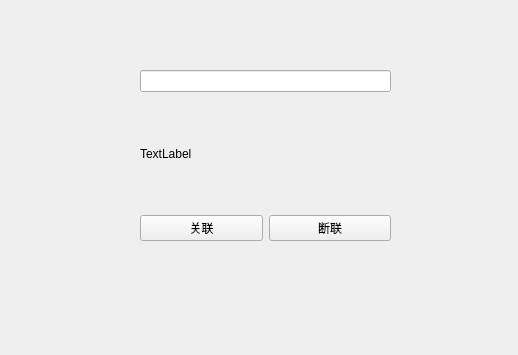
<?xml version="1.0" encoding="UTF-8"?>
<ui version="4.0">
 <class>Widget</class>
 <widget class="QWidget" name="Widget">
  <property name="geometry">
   <rect>
    <x>0</x>
    <y>0</y>
    <width>518</width>
    <height>355</height>
   </rect>
  </property>
  <property name="windowTitle">
   <string>Widget</string>
  </property>
  <widget class="QWidget" name="verticalLayoutWidget">
   <property name="geometry">
    <rect>
     <x>140</x>
     <y>70</y>
     <width>251</width>
     <height>171</height>
    </rect>
   </property>
   <layout class="QVBoxLayout" name="verticalLayout">
    <item>
     <widget class="QLineEdit" name="lineEdit"/>
    </item>
    <item>
     <widget class="QLabel" name="label">
      <property name="text">
       <string>TextLabel</string>
      </property>
     </widget>
    </item>
    <item>
     <layout class="QHBoxLayout" name="horizontalLayout">
      <item>
       <widget class="QPushButton" name="connBtn">
        <property name="text">
         <string>关联</string>
        </property>
       </widget>
      </item>
      <item>
       <widget class="QPushButton" name="disconnBtn">
        <property name="text">
         <string>断联</string>
        </property>
       </widget>
      </item>
     </layout>
    </item>
   </layout>
  </widget>
 </widget>
 <resources/>
 <connections/>
</ui>
